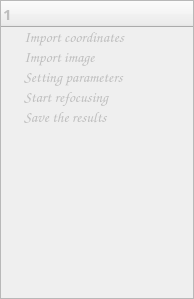
<?xml version="1.0" encoding="UTF-8"?>
<ui version="4.0">
 <class>ControlTreeWidget</class>
 <widget class="QWidget" name="ControlTreeWidget">
  <property name="geometry">
   <rect>
    <x>0</x>
    <y>0</y>
    <width>194</width>
    <height>299</height>
   </rect>
  </property>
  <property name="windowTitle">
   <string>Form</string>
  </property>
  <property name="styleSheet">
   <string notr="true"/>
  </property>
  <layout class="QVBoxLayout" name="verticalLayout">
   <property name="spacing">
    <number>0</number>
   </property>
   <property name="leftMargin">
    <number>0</number>
   </property>
   <property name="topMargin">
    <number>0</number>
   </property>
   <property name="rightMargin">
    <number>0</number>
   </property>
   <property name="bottomMargin">
    <number>0</number>
   </property>
   <item>
    <widget class="QTreeWidget" name="treeWidgetMenu">
     <property name="enabled">
      <bool>false</bool>
     </property>
     <property name="font">
      <font>
       <family>微软雅黑</family>
       <pointsize>11</pointsize>
       <weight>75</weight>
       <bold>true</bold>
      </font>
     </property>
     <column>
      <property name="text">
       <string notr="true">1</string>
      </property>
     </column>
     <item>
      <property name="text">
       <string>Import coordinates</string>
      </property>
      <property name="font">
       <font>
        <family>Comic Sans MS</family>
        <pointsize>11</pointsize>
        <weight>75</weight>
        <bold>true</bold>
       </font>
      </property>
      <property name="textAlignment">
       <set>AlignLeading|AlignVCenter</set>
      </property>
     </item>
     <item>
      <property name="text">
       <string>Import image</string>
      </property>
      <property name="font">
       <font>
        <family>Comic Sans MS</family>
        <pointsize>11</pointsize>
        <weight>75</weight>
        <bold>true</bold>
       </font>
      </property>
     </item>
     <item>
      <property name="text">
       <string>Setting parameters</string>
      </property>
      <property name="font">
       <font>
        <family>Comic Sans MS</family>
        <pointsize>11</pointsize>
        <weight>75</weight>
        <bold>true</bold>
       </font>
      </property>
     </item>
     <item>
      <property name="text">
       <string>Start refocusing</string>
      </property>
      <property name="font">
       <font>
        <family>Comic Sans MS</family>
        <pointsize>11</pointsize>
        <weight>75</weight>
        <bold>true</bold>
       </font>
      </property>
     </item>
     <item>
      <property name="text">
       <string>Save the results</string>
      </property>
      <property name="font">
       <font>
        <family>Comic Sans MS</family>
        <pointsize>11</pointsize>
        <weight>75</weight>
        <bold>true</bold>
       </font>
      </property>
     </item>
    </widget>
   </item>
  </layout>
 </widget>
 <resources/>
 <connections/>
</ui>
